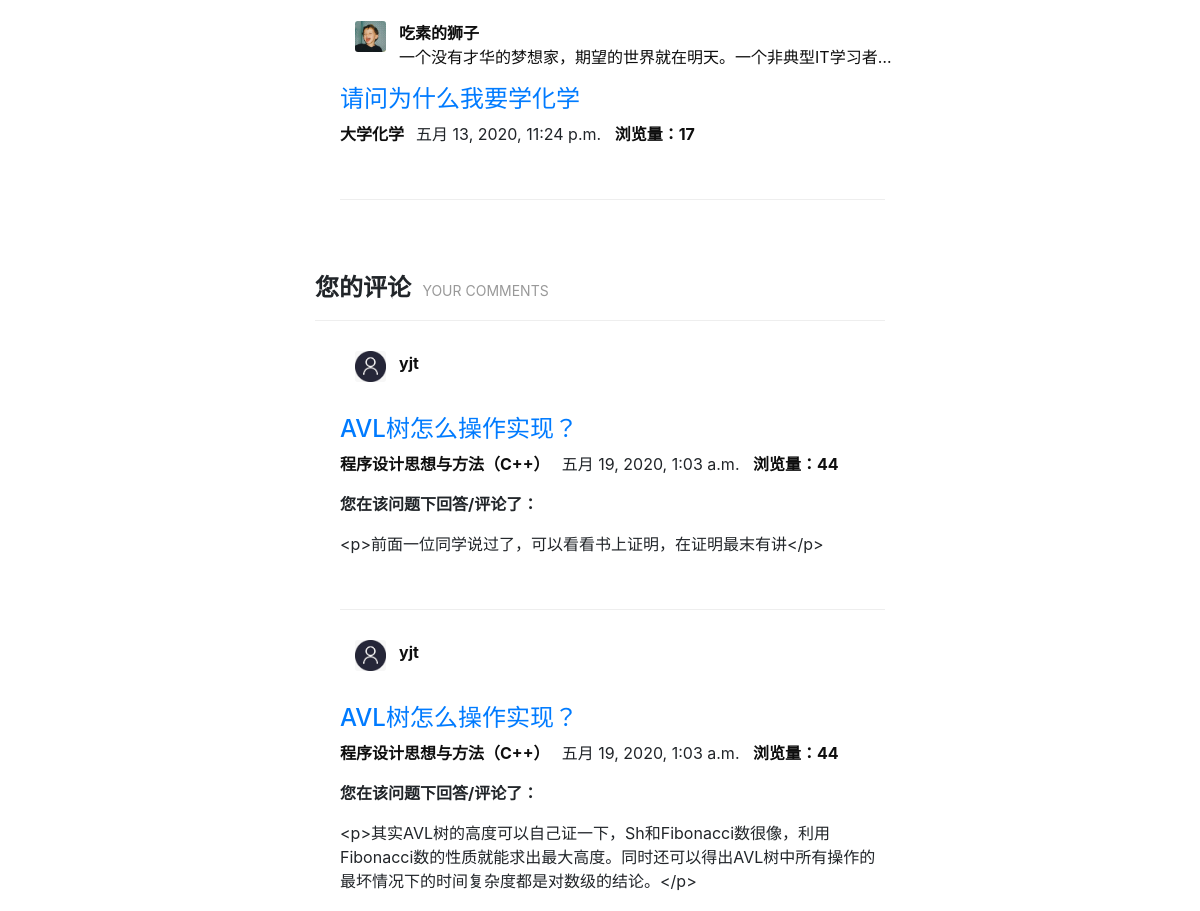
/qas_system/userpage/related_discuss/ (signed in, middle part), run on an earlier commit of the app's database.
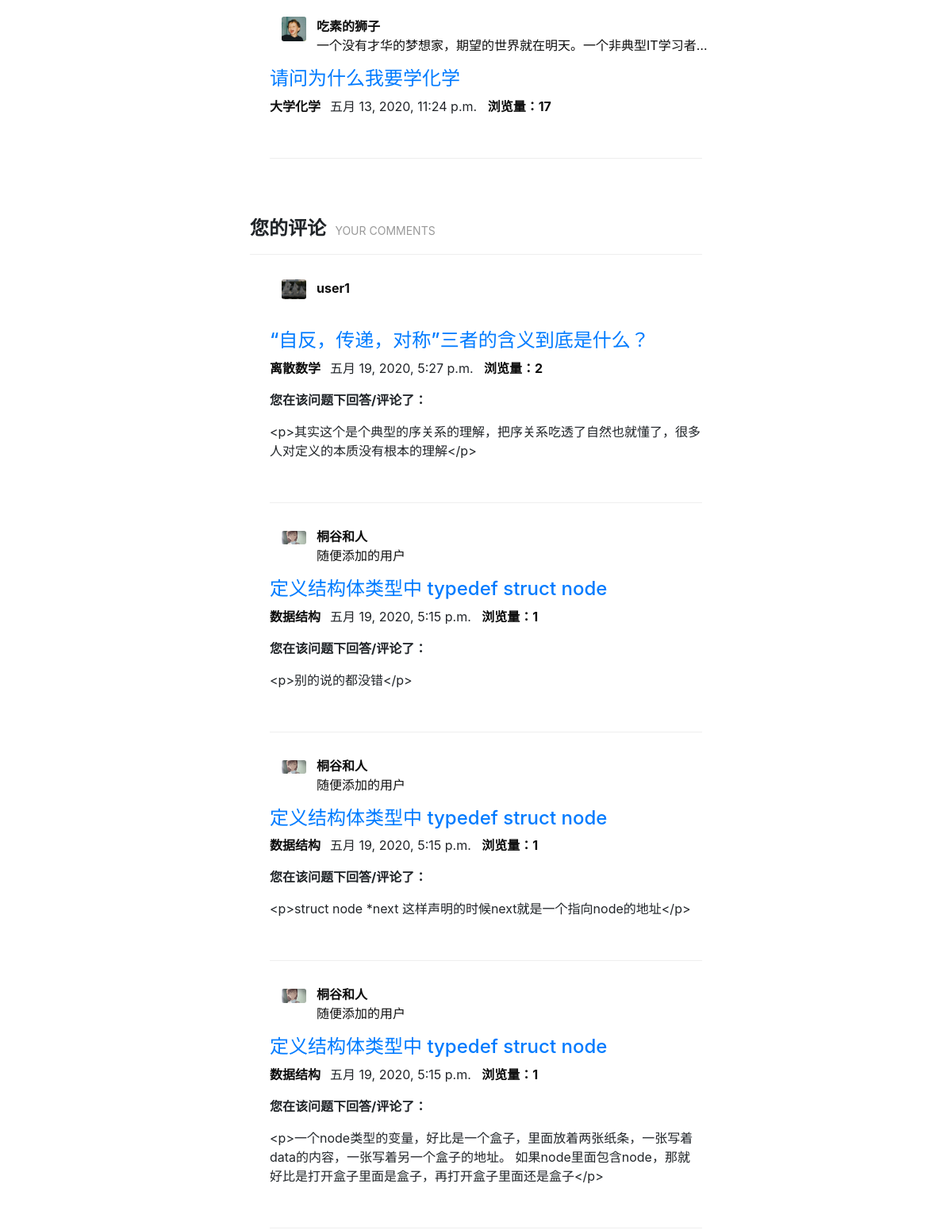
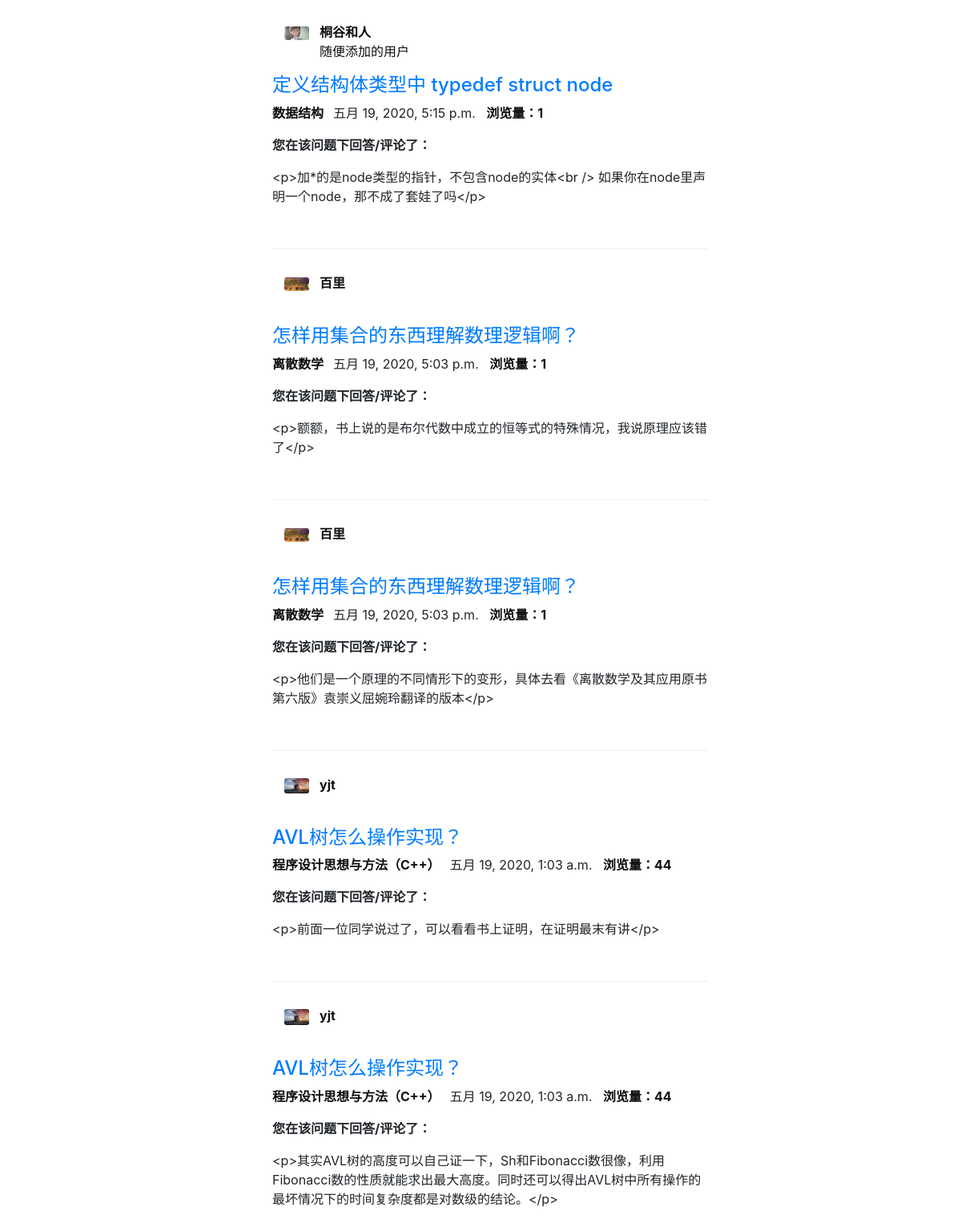
And on a later commit of the database (2 pictures, top to bottom).
### qas_system/models.py (models this page shows, shortened)
class Question(models.Model):
    question_title = models.CharField(verbose_name='标题', max_length=30, blank=False)
    question_text = RichTextField(verbose_name='具体描述')
    question_subject = models.ForeignKey('Subject', verbose_name='科目', on_delete=models.CASCADE)
    pub_date = models.DateTimeField(auto_now=True, verbose_name='提问日期')
    page_views = models.PositiveIntegerField(default=0, verbose_name='浏览量')
    questioner = models.ForeignKey('User', verbose_name='提问者', on_delete=models.CASCADE)
    good_num = models.IntegerField(default=0, verbose_name='点赞量')

class User(models.Model):
    user_name = models.CharField(verbose_name='用户名', max_length=30, blank=False, unique=True)
    password = models.CharField(verbose_name='密码', max_length=30, blank=False)
    avatar = models.ImageField(upload_to='avatar/', verbose_name='头像', blank=True, null=True)
    email = models.CharField(max_length=20, default='', verbose_name='邮箱', blank=True, null=True)
    bio = models.TextField(max_length=500, default='', verbose_name='个人简介', blank=True, null=True)
    college = models.CharField(max_length=30, default='', verbose_name='学院', blank=True, null=True)
    major = models.CharField(max_length=20, default='', verbose_name='专业', blank=True, null=True)
    grade = models.CharField(max_length=20, default='', verbose_name='年级', blank=True, null=True)
    sex = models.CharField(max_length=2, default='', verbose_name='性别', blank=True, null=True)
    collect_question = models.ManyToManyField('Question')
    def __str__(self):
        return self.user_name

class Subject(models.Model):
    name = models.CharField(max_length=30, unique=True, verbose_name='科目名称')
    def __str__(self):
        return self.name

class Comment(models.Model):
    question = models.ForeignKey('Question', verbose_name='问题', on_delete=models.CASCADE, related_name='comments')
    comment_text = RichTextField(verbose_name='评论内容')
    pub_date = models.DateTimeField(auto_now=True, verbose_name='评论时间')
    good_num = models.IntegerField(default=0, verbose_name='点赞量')
    comment_person = models.ForeignKey('User', verbose_name='评论者', on_delete=models.CASCADE, related_name='comments')
    class Meta:
        ordering = ('pub_date',)

### qas_system/views.py (the view)
# urls.py: path('userpage/related_discuss/', views.userpage_related_discuss),  # 查看参与的讨论
def userpage_related_discuss(request):
    try:
        user = User.objects.get(id=request.session['user_id'])
    except KeyError:
        return HttpResponse("请先登录！")
    my_ask = Question.objects.filter(questioner_id=request.session['user_id']).order_by('-pub_date')
    my_answer_detail = Comment.objects.filter(comment_person=request.session['user_id']).order_by('-pub_date')
    return render(request, 'personal_related_discuss.html',
                  {'my_ask': my_ask, 'my_answer_detail': my_answer_detail, 'user': user})

### templates/personal_related_discuss.html (shortened to what this page needs)
{% extends 'base.html' %}
{% load static %}
{% block link_before %}
    <link href="{% static 'bootstrap-combined.min.css' %}" rel="stylesheet">
{% endblock %}
{% block link_after %}
    <link href="{% static 'layoutit.css'%}" rel="stylesheet">
{% endblock %}
{% block content %}
<div class="container-fluid">
	<div class="row-fluid">
		<div class="span6">
{% if my_ask %}
    <ul>
    {% for question in my_ask %}
        <div class="desc">
            <div class="container-fluid">
                 <div class="span1">
                     {% if question.questioner.avatar %}
                         <img style="width: 50px" src="{{ question.questioner.avatar.url }}" class="card-img"/>
                     {% else %}
                         <img style="width: 50px" src="/media/avatar/default0.jpg" class="card-img"/>
                     {% endif %}
                 </div>
				 <div class="span10">
                     <a href="#" style="color: #0e0e0e"><strong>{{ question.questioner }}</strong></a>
                     <p style="color: #0e0e0e" class="pl">{{ question.questioner.bio }}&nbsp;</p>
                 </div>
			</div>
            <h4><a href="/qas_system/question/{{ question.id }}/">{{ question.question_title }}</a></h4>
			<p class="meta">
				 <span class="sub"><a href="#" style="color: #0e0e0e"><strong>{{ question.question_subject }}&nbsp;&nbsp;</strong></a></span>
				 <span class="date">{{ question.pub_date }}</span>
                 <span><a href="#" style="color: #0e0e0e">&nbsp;&nbsp;<strong>浏览量：{{ question.page_views }}</strong></a></span>
			</p>
        </div>
        <div class="page-header" contenteditable="true"></div>
    {% endfor %}
    </ul>
{% else %}
    <p>您还没有提问过</p>
{% endif %}
<p>&nbsp;</p>
<div class="page-header" contenteditable="true"><h4><strong>您的评论 &nbsp;<small>YOUR COMMENTS</small></strong></h4></div>
{% if my_answer_detail %}
    <ul>
    {% for comment in my_answer_detail %}
        <div class="desc">
            <div class="container-fluid">
                 <div class="span1">
                     {% if comment.question.questioner.avatar %}
                         <img style="width: 50px" src="{{ comment.question.questioner.avatar.url }}" class="card-img"/>
                     {% else %}
                         <img style="width: 50px" src="/media/avatar/default0.jpg" class="card-img"/>
                     {% endif %}
                 </div>
				 <div class="span10">
                     <a href="#" style="color: #0e0e0e"><strong>{{ comment.question.questioner }}</strong></a>
                     <p style="color: #0e0e0e" class="pl">{{ comment.question.questioner.bio }}&nbsp;</p>
                 </div>
			</div>
            <h4><a href="/qas_system/question/{{ comment.question.id }}/">{{ comment.question.question_title }}</a></h4>
			<p class="meta">
				 <span class="sub"><a href="#" style="color: #0e0e0e"><strong>{{ comment.question.question_subject }}&nbsp;&nbsp;</strong></a></span>
				 <span class="date">{{ comment.question.pub_date }}</span>
                 <span><a href="#" style="color: #0e0e0e">&nbsp;&nbsp;<strong>浏览量：{{ comment.question.page_views }}</strong></a></span>
			</p>
            <p><strong>您在该问题下回答/评论了：</strong></p>
                {{ comment.comment_text }}
        </div>
        <div class="page-header" contenteditable="true"></div>
    {% endfor %}
    </ul>
{% else %}
    <p>您还没有回答过</p>
{% endif %}
		</div>
	</div>
</div>
{% endblock %}

### templates/base.html (shortened to what this page needs)
<!DOCTYPE html>
<html lang="en">
<head>
    {% load static %}
    {% block link_before %}{% endblock %}
    <link rel="stylesheet" href="{% static 'bootstrap-4.1.3-dist/css/bootstrap.min.css' %}">
    <link rel="stylesheet" href="{% static 'bootstrap-4.4.1/css/bootstrap.min.css' %}">
    <link rel="stylesheet" href="{% static 'mycss/header.css' %}">
    {% block link_after %}{% endblock %}
</head>
<body>
    {% block content %}{% endblock %}
</body>
</html>

### static/mycss/header.css (style rules this page uses)
.pl { width: 500px; overflow:hidden; text-overflow:ellipsis; white-space: nowrap; }

### static/layoutit.css (style rules this page uses)
body { padding-top:0px; padding-bottom: 40px; margin-left:0px; -webkit-transition: margin 500ms ease; -moz-transition: margin 500ms ease; -ms-transition: margin 500ms ease; -o-transition: margin 500ms ease; transition: margin 500ms ease; }

What changed in the data, as far as the page shows it:
added Comment: question.questioner.avatar (picture), question.questioner "user1", question.question_title "“自反，传递，对称”三者的含义到底是什么？", question.question_subject "离散数学", question.pub_date "五月 19, 2020, 5:27 p.m.", question.page_views "2", comment_text "<p>其实这个是个典型的序关系的理解，把序关系吃透了自然也就懂了，很多人对定义的本质没有根本的理解</p>"
added Comment: question.questioner.avatar (picture), question.questioner "桐谷和人", question.questioner.bio "随便添加的用户", question.question_title "定义结构体类型中 typedef struct node", question.question_subject "数据结构", question.pub_date "五月 19, 2020, 5:15 p.m.", question.page_views "1", comment_text "<p>别的说的都没错</p>"
added Comment: question.questioner.avatar (picture), question.questioner "桐谷和人", question.questioner.bio "随便添加的用户", question.question_title "定义结构体类型中 typedef struct node", question.question_subject "数据结构", question.pub_date "五月 19, 2020, 5:15 p.m.", question.page_views "1", comment_text "<p>struct node *next 这样声明的时候next就是一个指向node的地址</p>"
added Comment: question.questioner.avatar (picture), question.questioner "桐谷和人", question.questioner.bio "随便添加的用户", question.question_title "定义结构体类型中 typedef struct node", question.question_subject "数据结构", question.pub_date "五月 19, 2020, 5:15 p.m.", question.page_views "1", comment_text "<p>一个node类型的变量，好比是一个盒子，里面放着两张纸条，一张写着data的内容，一张写着另一个盒子的地址。 如果node里面包含node，那就好比是打开盒子里面是盒子，再打开盒子里面还是盒子</p>"
added Comment: question.questioner.avatar (picture), question.questioner "桐谷和人", question.questioner.bio "随便添加的用户", question.question_title "定义结构体类型中 typedef struct node", question.question_subject "数据结构", question.pub_date "五月 19, 2020, 5:15 p.m.", question.page_views "1", comment_text "<p>加*的是node类型的指针，不包含node的实体<br /> 如果你在node里声明一个node，那不成了套娃了吗</p>"
added Comment: question.questioner.avatar (picture), question.questioner "百里", question.question_title "怎样用集合的东西理解数理逻辑啊？", question.question_subject "离散数学", question.pub_date "五月 19, 2020, 5:03 p.m.", question.page_views "1", comment_text "<p>额额，书上说的是布尔代数中成立的恒等式的特殊情况，我说原理应该错了</p>"
added Comment: question.questioner.avatar (picture), question.questioner "百里", question.question_title "怎样用集合的东西理解数理逻辑啊？", question.question_subject "离散数学", question.pub_date "五月 19, 2020, 5:03 p.m.", question.page_views "1", comment_text "<p>他们是一个原理的不同情形下的变形，具体去看《离散数学及其应用原书第六版》袁崇义屈婉玲翻译的版本</p>"
changed through a linked row, Comment "<p>前面一位同学说过了，可以看看书上证明，在证明最末有讲</p>": question.questioner.avatar: picture added; avatar: picture removed
changed through a linked row, Comment (number 9 of 9 on the later page): question.questioner.avatar: picture added; avatar: picture removed
